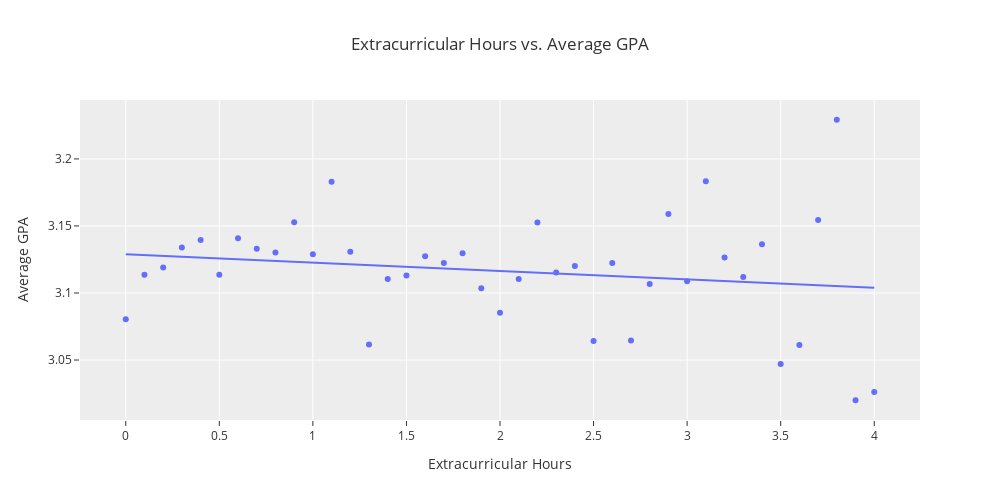

Here is the notebook cell this chart was saved with:
### Markdown cell above
### Based on this scatter plot, there is hardly any correlation between how many hours a student socializes and GPA. The trendline shows how dispersed the data points are from it, and the trendline's values confirm that. The line's score is 0.245, meaning it accounts for only about 24% of the data points. Overall, there is not much correlation. 

### Some aspects of this graph would make sense, as the negative correlation suggests that one would have less time to socialize with others, as they would be more focused on their education.

### Code cell
DF_extra = DF.groupby('Extracurricular Hours')['GPA'].mean().reset_index()
DF_extra

fig_extra = px.scatter(DF_extra, x = 'Extracurricular Hours', y = 'GPA',
                  title = 'Extracurricular Hours vs. Average GPA',
                      trendline = 'ols')
fig_extra.update_layout(bargap=0.02,
                  yaxis_title = 'Average GPA',
                   autosize=False,
                   width=1000,
                   height=500,
                  template="ggplot2"
                       )
fig_extra.show()

### Figure 1 — Plotly figure (JSON) as saved in the notebook; plotly's stock layout.template omitted (floating-point values rounded to 4 significant figures)
{"data": [{"hovertemplate": "Extracurricular Hours=%{x}<br>GPA=%{y}<extra></extra>", "legendgroup": "", "marker": {"color": "#636efa", "symbol": "circle"}, "mode": "markers", "name": "", "orientation": "v", "showlegend": false, "type": "scatter", "x": [0.0, 0.1, 0.2, 0.3, 0.4, 0.5, 0.6, 0.7, 0.8, 0.9, 1.0, 1.1, 1.2, 1.3, 1.4, 1.5, 1.6, 1.7, 1.8, 1.9, 2.0, 2.1, 2.2, 2.3, 2.4, 2.5, 2.6, 2.7, 2.8, 2.9, 3.0, 3.1, 3.2, 3.3, 3.4, 3.5, 3.6, 3.7, 3.8, 3.9, 4.0], "xaxis": "x", "y": [3.08, 3.114, 3.119, 3.134, 3.139, 3.114, 3.141, 3.133, 3.13, 3.153, 3.129, 3.183, 3.131, 3.061, 3.11, 3.113, 3.127, 3.122, 3.13, 3.104, 3.085, 3.11, 3.153, 3.115, 3.12, 3.064, 3.122, 3.065, 3.107, 3.159, 3.109, 3.183, 3.126, 3.112, 3.136, 3.047, 3.061, 3.155, 3.229, 3.02, 3.026], "yaxis": "y"}, {"hovertemplate": "<b>OLS trendline</b><br>GPA = -0.00623778 * Extracurricular Hours + 3.12888<br>R<sup>2</sup>=0.033284<br><br>Extracurricular Hours=%{x}<br>GPA=%{y} <b>(trend)</b><extra></extra>", "legendgroup": "", "marker": {"color": "#636efa", "symbol": "circle"}, "mode": "lines", "name": "", "showlegend": false, "type": "scatter", "x": [0.0, 0.1, 0.2, 0.3, 0.4, 0.5, 0.6, 0.7, 0.8, 0.9, 1.0, 1.1, 1.2, 1.3, 1.4, 1.5, 1.6, 1.7, 1.8, 1.9, 2.0, 2.1, 2.2, 2.3, 2.4, 2.5, 2.6, 2.7, 2.8, 2.9, 3.0, 3.1, 3.2, 3.3, 3.4, 3.5, 3.6, 3.7, 3.8, 3.9, 4.0], "xaxis": "x", "y": [3.129, 3.128, 3.128, 3.127, 3.126, 3.126, 3.125, 3.125, 3.124, 3.123, 3.123, 3.122, 3.121, 3.121, 3.12, 3.12, 3.119, 3.118, 3.118, 3.117, 3.116, 3.116, 3.115, 3.115, 3.114, 3.113, 3.113, 3.112, 3.111, 3.111, 3.11, 3.11, 3.109, 3.108, 3.108, 3.107, 3.106, 3.106, 3.105, 3.105, 3.104], "yaxis": "y"}], "layout": {"autosize": false, "bargap": 0.02, "height": 500, "legend": {"tracegroupgap": 0}, "title": {"text": "Extracurricular Hours vs. Average GPA"}, "width": 1000, "xaxis": {"anchor": "y", "domain": [0, 1], "title": {"text": "Extracurricular Hours"}}, "yaxis": {"anchor": "x", "domain": [0, 1], "title": {"text": "Average GPA"}}}}
